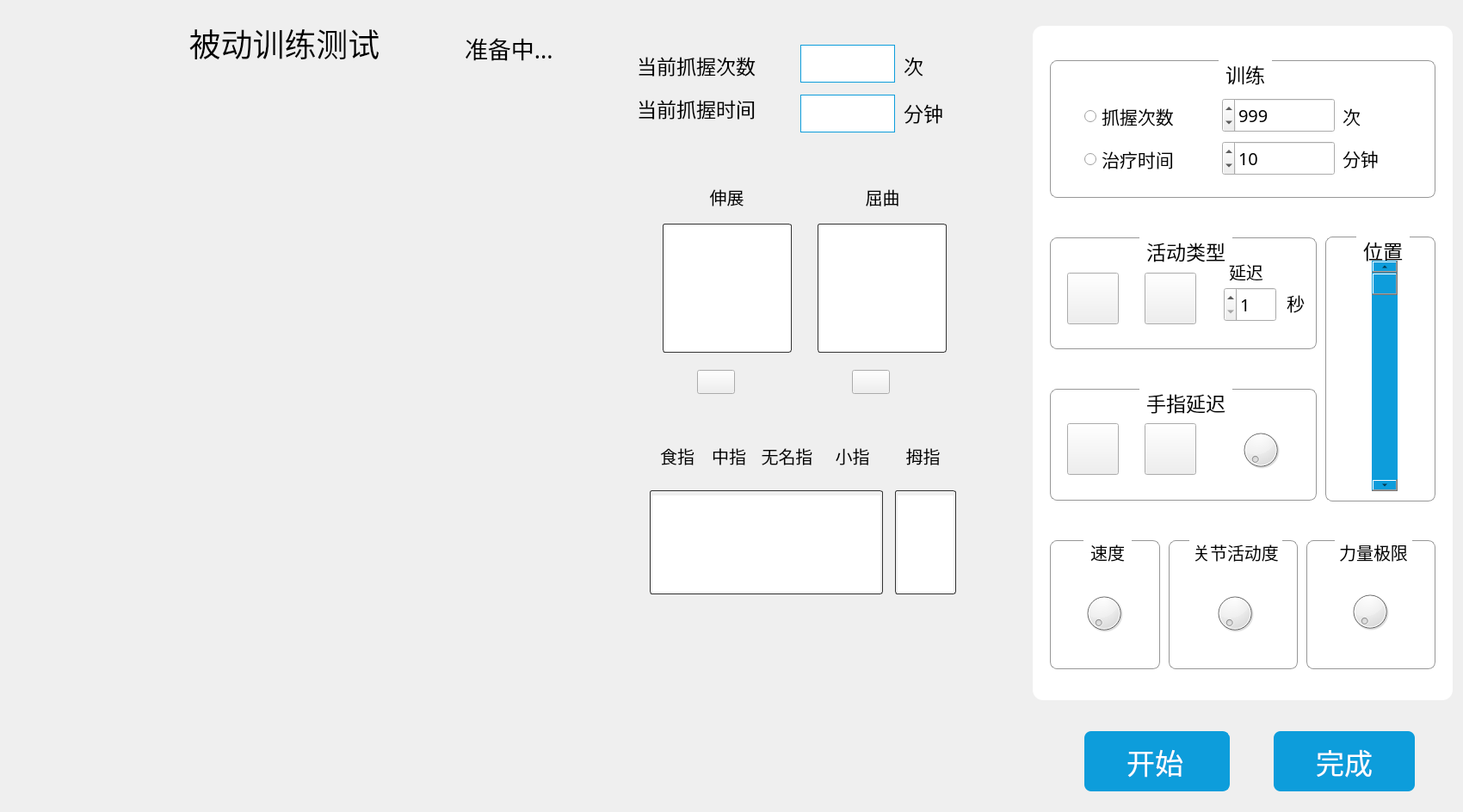
<?xml version="1.0" encoding="UTF-8"?>
<ui version="4.0">
 <class>PassiveTraining</class>
 <widget class="QWidget" name="PassiveTraining">
  <property name="geometry">
   <rect>
    <x>0</x>
    <y>0</y>
    <width>1700</width>
    <height>944</height>
   </rect>
  </property>
  <property name="windowTitle">
   <string>Form</string>
  </property>
  <widget class="QGroupBox" name="groupBox">
   <property name="geometry">
    <rect>
     <x>1200</x>
     <y>30</y>
     <width>488</width>
     <height>784</height>
    </rect>
   </property>
   <property name="styleSheet">
    <string notr="true">#groupBox{background: #FFFFFF;
border-radius: 12px;}</string>
   </property>
   <property name="title">
    <string/>
   </property>
   <widget class="QGroupBox" name="train_GroupBox">
    <property name="geometry">
     <rect>
      <x>20</x>
      <y>40</y>
      <width>448</width>
      <height>160</height>
     </rect>
    </property>
    <property name="font">
     <font>
      <family>黑体</family>
      <pointsize>17</pointsize>
     </font>
    </property>
    <property name="styleSheet">
     <string notr="true">#train_GroupBox{border-radius: 8px;
border: 1px solid #979797;
margin-top:4ex;}
#train_GroupBox::title{subcontrol-origin:margin;
subcontrol-position:top center;
padding:0 5px;}</string>
    </property>
    <property name="title">
     <string>训练</string>
    </property>
    <property name="alignment">
     <set>Qt::AlignCenter</set>
    </property>
    <property name="flat">
     <bool>false</bool>
    </property>
    <widget class="QRadioButton" name="times_RadioButton">
     <property name="geometry">
      <rect>
       <x>40</x>
       <y>50</y>
       <width>151</width>
       <height>30</height>
      </rect>
     </property>
     <property name="font">
      <font>
       <family>黑体</family>
       <pointsize>16</pointsize>
      </font>
     </property>
     <property name="text">
      <string>抓握次数</string>
     </property>
    </widget>
    <widget class="QRadioButton" name="duration_RadioButton">
     <property name="geometry">
      <rect>
       <x>40</x>
       <y>100</y>
       <width>151</width>
       <height>30</height>
      </rect>
     </property>
     <property name="font">
      <font>
       <family>黑体</family>
       <pointsize>16</pointsize>
      </font>
     </property>
     <property name="text">
      <string>治疗时间</string>
     </property>
    </widget>
    <widget class="QSpinBox" name="times_SpinBox">
     <property name="geometry">
      <rect>
       <x>200</x>
       <y>44</y>
       <width>131</width>
       <height>40</height>
      </rect>
     </property>
     <property name="font">
      <font>
       <family>黑体</family>
       <pointsize>15</pointsize>
      </font>
     </property>
     <property name="layoutDirection">
      <enum>Qt::RightToLeft</enum>
     </property>
     <property name="maximum">
      <number>10000</number>
     </property>
     <property name="value">
      <number>999</number>
     </property>
    </widget>
    <widget class="QSpinBox" name="duration_SpinBox">
     <property name="geometry">
      <rect>
       <x>200</x>
       <y>94</y>
       <width>131</width>
       <height>40</height>
      </rect>
     </property>
     <property name="font">
      <font>
       <family>黑体</family>
       <pointsize>15</pointsize>
      </font>
     </property>
     <property name="layoutDirection">
      <enum>Qt::RightToLeft</enum>
     </property>
     <property name="value">
      <number>10</number>
     </property>
    </widget>
    <widget class="QLabel" name="label">
     <property name="geometry">
      <rect>
       <x>340</x>
       <y>49</y>
       <width>41</width>
       <height>31</height>
      </rect>
     </property>
     <property name="font">
      <font>
       <family>黑体</family>
       <pointsize>16</pointsize>
      </font>
     </property>
     <property name="text">
      <string>次</string>
     </property>
    </widget>
    <widget class="QLabel" name="label_2">
     <property name="geometry">
      <rect>
       <x>340</x>
       <y>98</y>
       <width>71</width>
       <height>31</height>
      </rect>
     </property>
     <property name="font">
      <font>
       <family>黑体</family>
       <pointsize>16</pointsize>
      </font>
     </property>
     <property name="text">
      <string>分钟</string>
     </property>
    </widget>
   </widget>
   <widget class="QGroupBox" name="moveType_GroupBox">
    <property name="geometry">
     <rect>
      <x>20</x>
      <y>246</y>
      <width>310</width>
      <height>130</height>
     </rect>
    </property>
    <property name="font">
     <font>
      <family>黑体</family>
      <pointsize>17</pointsize>
     </font>
    </property>
    <property name="styleSheet">
     <string notr="true">#moveType_GroupBox{border-radius: 8px;
border: 1px solid #979797;
margin-top:4ex;}
#moveType_GroupBox::title{subcontrol-origin:margin;
subcontrol-position:top center;
padding:0 5px;}</string>
    </property>
    <property name="title">
     <string>活动类型</string>
    </property>
    <widget class="CPushButton" name="allFingers_Btn">
     <property name="geometry">
      <rect>
       <x>20</x>
       <y>41</y>
       <width>60</width>
       <height>60</height>
      </rect>
     </property>
     <property name="text">
      <string/>
     </property>
    </widget>
    <widget class="CPushButton" name="fourToOne_Btn">
     <property name="geometry">
      <rect>
       <x>110</x>
       <y>41</y>
       <width>60</width>
       <height>60</height>
      </rect>
     </property>
     <property name="text">
      <string/>
     </property>
    </widget>
    <widget class="QSpinBox" name="delay_SpinBox">
     <property name="geometry">
      <rect>
       <x>202</x>
       <y>58</y>
       <width>61</width>
       <height>40</height>
      </rect>
     </property>
     <property name="font">
      <font>
       <family>黑体</family>
       <pointsize>15</pointsize>
      </font>
     </property>
     <property name="layoutDirection">
      <enum>Qt::RightToLeft</enum>
     </property>
     <property name="minimum">
      <number>1</number>
     </property>
     <property name="maximum">
      <number>5</number>
     </property>
     <property name="value">
      <number>1</number>
     </property>
    </widget>
    <widget class="QLabel" name="label_9">
     <property name="geometry">
      <rect>
       <x>208</x>
       <y>30</y>
       <width>51</width>
       <height>20</height>
      </rect>
     </property>
     <property name="font">
      <font>
       <family>黑体</family>
       <pointsize>15</pointsize>
      </font>
     </property>
     <property name="text">
      <string>延迟</string>
     </property>
    </widget>
    <widget class="QLabel" name="label_22">
     <property name="geometry">
      <rect>
       <x>265</x>
       <y>60</y>
       <width>41</width>
       <height>31</height>
      </rect>
     </property>
     <property name="font">
      <font>
       <family>黑体</family>
       <pointsize>16</pointsize>
      </font>
     </property>
     <property name="text">
      <string>秒</string>
     </property>
     <property name="alignment">
      <set>Qt::AlignCenter</set>
     </property>
    </widget>
   </widget>
   <widget class="QGroupBox" name="timeInterval_GroupBox">
    <property name="geometry">
     <rect>
      <x>20</x>
      <y>422</y>
      <width>310</width>
      <height>130</height>
     </rect>
    </property>
    <property name="font">
     <font>
      <family>黑体</family>
      <pointsize>17</pointsize>
     </font>
    </property>
    <property name="styleSheet">
     <string notr="true">#timeInterval_GroupBox{border-radius: 8px;
border: 1px solid #979797;
margin-top:4ex;}
#timeInterval_GroupBox::title{subcontrol-origin:margin;
subcontrol-position:top center;
padding:0 5px;}</string>
    </property>
    <property name="title">
     <string>手指延迟</string>
    </property>
    <widget class="QWidget" name="widget_4" native="true">
     <property name="geometry">
      <rect>
       <x>202</x>
       <y>30</y>
       <width>88</width>
       <height>76</height>
      </rect>
     </property>
     <property name="styleSheet">
      <string notr="true">border-image: url(:/new/prefix1/source/dividingRule/speedDial.png);</string>
     </property>
     <widget class="QDial" name="interval_Dial">
      <property name="geometry">
       <rect>
        <x>18</x>
        <y>9</y>
        <width>50</width>
        <height>64</height>
       </rect>
      </property>
      <property name="maximum">
       <number>5</number>
      </property>
      <property name="wrapping">
       <bool>false</bool>
      </property>
      <property name="notchesVisible">
       <bool>false</bool>
      </property>
     </widget>
    </widget>
    <widget class="CPushButton" name="rightToLeft_Btn">
     <property name="geometry">
      <rect>
       <x>110</x>
       <y>40</y>
       <width>60</width>
       <height>60</height>
      </rect>
     </property>
     <property name="text">
      <string/>
     </property>
    </widget>
    <widget class="CPushButton" name="leftToRight_Btn">
     <property name="geometry">
      <rect>
       <x>20</x>
       <y>40</y>
       <width>60</width>
       <height>60</height>
      </rect>
     </property>
     <property name="text">
      <string/>
     </property>
    </widget>
   </widget>
   <widget class="QGroupBox" name="position_GroupBox">
    <property name="geometry">
     <rect>
      <x>340</x>
      <y>245</y>
      <width>128</width>
      <height>308</height>
     </rect>
    </property>
    <property name="font">
     <font>
      <family>黑体</family>
      <pointsize>17</pointsize>
     </font>
    </property>
    <property name="styleSheet">
     <string notr="true">#position_GroupBox{border-radius: 8px;
border: 1px solid #979797;
margin-top:4ex;}
#position_GroupBox::title{subcontrol-origin:margin;
subcontrol-position:top center;
padding:0 5px;}</string>
    </property>
    <property name="title">
     <string>位置</string>
    </property>
    <widget class="QScrollBar" name="verticalScrollBar">
     <property name="geometry">
      <rect>
       <x>54</x>
       <y>28</y>
       <width>30</width>
       <height>268</height>
      </rect>
     </property>
     <property name="styleSheet">
      <string notr="true">background-color: #0D9DDB;</string>
     </property>
     <property name="maximum">
      <number>100</number>
     </property>
     <property name="orientation">
      <enum>Qt::Vertical</enum>
     </property>
    </widget>
   </widget>
   <widget class="QGroupBox" name="speed_GroupBox">
    <property name="geometry">
     <rect>
      <x>20</x>
      <y>598</y>
      <width>128</width>
      <height>150</height>
     </rect>
    </property>
    <property name="font">
     <font>
      <family>黑体</family>
      <pointsize>15</pointsize>
     </font>
    </property>
    <property name="styleSheet">
     <string notr="true">#speed_GroupBox{border-radius: 8px;
border: 1px solid #979797;
margin-top:4ex;}
#speed_GroupBox::title{subcontrol-origin:margin;
subcontrol-position:top center;
padding:0 5px;}</string>
    </property>
    <property name="title">
     <string>速度</string>
    </property>
    <widget class="QWidget" name="widget_3" native="true">
     <property name="geometry">
      <rect>
       <x>20</x>
       <y>44</y>
       <width>88</width>
       <height>76</height>
      </rect>
     </property>
     <property name="styleSheet">
      <string notr="true">border-image: url(:/new/prefix1/source/dividingRule/speedDial.png);</string>
     </property>
     <widget class="QDial" name="speed_Dial">
      <property name="geometry">
       <rect>
        <x>18</x>
        <y>9</y>
        <width>50</width>
        <height>64</height>
       </rect>
      </property>
      <property name="maximum">
       <number>5</number>
      </property>
     </widget>
    </widget>
   </widget>
   <widget class="QGroupBox" name="scope_GroupBox">
    <property name="geometry">
     <rect>
      <x>158</x>
      <y>598</y>
      <width>150</width>
      <height>150</height>
     </rect>
    </property>
    <property name="font">
     <font>
      <family>黑体</family>
      <pointsize>15</pointsize>
     </font>
    </property>
    <property name="styleSheet">
     <string notr="true">#scope_GroupBox{border-radius: 8px;
border: 1px solid #979797;
margin-top:4ex;}
#scope_GroupBox::title{subcontrol-origin:margin;
subcontrol-position:top center;
padding:0 1px;}</string>
    </property>
    <property name="title">
     <string>关节活动度</string>
    </property>
    <property name="alignment">
     <set>Qt::AlignCenter</set>
    </property>
    <widget class="QWidget" name="widget_2" native="true">
     <property name="geometry">
      <rect>
       <x>17</x>
       <y>45</y>
       <width>120</width>
       <height>75</height>
      </rect>
     </property>
     <property name="styleSheet">
      <string notr="true">border-image: url(:/new/prefix1/source/dividingRule/scopeDial.png);</string>
     </property>
     <widget class="QDial" name="rang_Dial">
      <property name="geometry">
       <rect>
        <x>35</x>
        <y>8</y>
        <width>50</width>
        <height>64</height>
       </rect>
      </property>
      <property name="maximum">
       <number>10</number>
      </property>
     </widget>
    </widget>
   </widget>
   <widget class="QGroupBox" name="strength_GroupBox">
    <property name="geometry">
     <rect>
      <x>318</x>
      <y>598</y>
      <width>150</width>
      <height>150</height>
     </rect>
    </property>
    <property name="font">
     <font>
      <family>黑体</family>
      <pointsize>15</pointsize>
     </font>
    </property>
    <property name="styleSheet">
     <string notr="true">#strength_GroupBox{border-radius: 8px;
border: 1px solid #979797;
margin-top:4ex;}
#strength_GroupBox::title{subcontrol-origin:margin;
subcontrol-position:top center;
padding:0 2px;}</string>
    </property>
    <property name="title">
     <string>力量极限</string>
    </property>
    <property name="alignment">
     <set>Qt::AlignCenter</set>
    </property>
    <widget class="QWidget" name="widget" native="true">
     <property name="geometry">
      <rect>
       <x>28</x>
       <y>45</y>
       <width>94</width>
       <height>72</height>
      </rect>
     </property>
     <property name="styleSheet">
      <string notr="true">border-image: url(:/new/prefix1/source/dividingRule/strengthDial.png);</string>
     </property>
     <widget class="QDial" name="strength_Dial">
      <property name="geometry">
       <rect>
        <x>21</x>
        <y>6</y>
        <width>50</width>
        <height>64</height>
       </rect>
      </property>
      <property name="maximum">
       <number>5</number>
      </property>
     </widget>
    </widget>
   </widget>
  </widget>
  <widget class="QGroupBox" name="groupBox_2">
   <property name="geometry">
    <rect>
     <x>740</x>
     <y>30</y>
     <width>377</width>
     <height>784</height>
    </rect>
   </property>
   <property name="styleSheet">
    <string notr="true">#groupBox_2{border:none;}</string>
   </property>
   <property name="title">
    <string/>
   </property>
   <widget class="QLabel" name="label_3">
    <property name="geometry">
     <rect>
      <x>0</x>
      <y>30</y>
      <width>171</width>
      <height>31</height>
     </rect>
    </property>
    <property name="font">
     <font>
      <family>黑体</family>
      <pointsize>17</pointsize>
     </font>
    </property>
    <property name="text">
     <string>当前抓握次数</string>
    </property>
   </widget>
   <widget class="QLabel" name="label_4">
    <property name="geometry">
     <rect>
      <x>0</x>
      <y>80</y>
      <width>171</width>
      <height>31</height>
     </rect>
    </property>
    <property name="font">
     <font>
      <family>黑体</family>
      <pointsize>17</pointsize>
     </font>
    </property>
    <property name="text">
     <string>当前抓握时间</string>
    </property>
   </widget>
   <widget class="QLabel" name="times_Label">
    <property name="geometry">
     <rect>
      <x>190</x>
      <y>22</y>
      <width>110</width>
      <height>44</height>
     </rect>
    </property>
    <property name="font">
     <font>
      <family>黑体</family>
      <pointsize>17</pointsize>
     </font>
    </property>
    <property name="styleSheet">
     <string notr="true">background: #FFFFFF;
border: 1px solid #0D9DDB;</string>
    </property>
    <property name="text">
     <string/>
    </property>
   </widget>
   <widget class="QLabel" name="duration_Label">
    <property name="geometry">
     <rect>
      <x>190</x>
      <y>80</y>
      <width>110</width>
      <height>44</height>
     </rect>
    </property>
    <property name="font">
     <font>
      <family>黑体</family>
      <pointsize>17</pointsize>
     </font>
    </property>
    <property name="styleSheet">
     <string notr="true">background: #FFFFFF;
border: 1px solid #0D9DDB;</string>
    </property>
    <property name="text">
     <string/>
    </property>
   </widget>
   <widget class="QLabel" name="label_7">
    <property name="geometry">
     <rect>
      <x>310</x>
      <y>30</y>
      <width>31</width>
      <height>31</height>
     </rect>
    </property>
    <property name="font">
     <font>
      <family>黑体</family>
      <pointsize>17</pointsize>
     </font>
    </property>
    <property name="text">
     <string>次</string>
    </property>
   </widget>
   <widget class="QLabel" name="label_8">
    <property name="geometry">
     <rect>
      <x>310</x>
      <y>85</y>
      <width>51</width>
      <height>31</height>
     </rect>
    </property>
    <property name="font">
     <font>
      <family>黑体</family>
      <pointsize>17</pointsize>
     </font>
    </property>
    <property name="text">
     <string>分钟</string>
    </property>
   </widget>
   <widget class="QGroupBox" name="face_GroupBox">
    <property name="geometry">
     <rect>
      <x>30</x>
      <y>230</y>
      <width>150</width>
      <height>150</height>
     </rect>
    </property>
    <property name="styleSheet">
     <string notr="true">#face_GroupBox{background: #FFFFFF;
border-radius: 3px;
border: 1px solid #333333;}</string>
    </property>
    <property name="title">
     <string/>
    </property>
    <widget class="PassiveResutExpression" name="bucklingFace_Widget" native="true">
     <property name="geometry">
      <rect>
       <x>20</x>
       <y>22</y>
       <width>110</width>
       <height>110</height>
      </rect>
     </property>
    </widget>
   </widget>
   <widget class="QGroupBox" name="face1_GroupBox">
    <property name="geometry">
     <rect>
      <x>210</x>
      <y>230</y>
      <width>150</width>
      <height>150</height>
     </rect>
    </property>
    <property name="styleSheet">
     <string notr="true">#face1_GroupBox{background: #FFFFFF;
border-radius: 3px;
border: 1px solid #333333;}</string>
    </property>
    <property name="title">
     <string/>
    </property>
    <widget class="PassiveResutExpression" name="stretchFace_Widget" native="true">
     <property name="geometry">
      <rect>
       <x>20</x>
       <y>20</y>
       <width>110</width>
       <height>110</height>
      </rect>
     </property>
    </widget>
   </widget>
   <widget class="QPushButton" name="switchBucklingFace_Btn">
    <property name="geometry">
     <rect>
      <x>70</x>
      <y>400</y>
      <width>44</width>
      <height>28</height>
     </rect>
    </property>
    <property name="styleSheet">
     <string notr="true">border-image: url(:/new/prefix1/source/buttons/generalButton/turnOn.png);</string>
    </property>
    <property name="text">
     <string/>
    </property>
   </widget>
   <widget class="QPushButton" name="switchStretchFace_Btn">
    <property name="geometry">
     <rect>
      <x>250</x>
      <y>400</y>
      <width>44</width>
      <height>28</height>
     </rect>
    </property>
    <property name="styleSheet">
     <string notr="true">border-image: url(:/new/prefix1/source/buttons/generalButton/turnOn.png);</string>
    </property>
    <property name="text">
     <string/>
    </property>
   </widget>
   <widget class="QGroupBox" name="four_GroupBox">
    <property name="geometry">
     <rect>
      <x>15</x>
      <y>540</y>
      <width>271</width>
      <height>121</height>
     </rect>
    </property>
    <property name="styleSheet">
     <string notr="true">#four_GroupBox{border: 1px solid #333333;border-radius: 3px;}
</string>
    </property>
    <property name="title">
     <string/>
    </property>
    <layout class="QGridLayout" name="gridLayout">
     <property name="leftMargin">
      <number>0</number>
     </property>
     <property name="topMargin">
      <number>0</number>
     </property>
     <property name="rightMargin">
      <number>0</number>
     </property>
     <property name="bottomMargin">
      <number>0</number>
     </property>
     <item row="0" column="0">
      <widget class="AreaWidget" name="four_Widget" native="true">
       <property name="styleSheet">
        <string notr="true">background-color: rgb(255, 255, 255)</string>
       </property>
      </widget>
     </item>
    </layout>
   </widget>
   <widget class="QGroupBox" name="thumb_GroupBox">
    <property name="geometry">
     <rect>
      <x>300</x>
      <y>540</y>
      <width>71</width>
      <height>121</height>
     </rect>
    </property>
    <property name="styleSheet">
     <string notr="true">#thumb_GroupBox{border: 1px solid #333333;border-radius: 3px;}</string>
    </property>
    <property name="title">
     <string/>
    </property>
    <layout class="QGridLayout" name="gridLayout_2">
     <property name="leftMargin">
      <number>0</number>
     </property>
     <property name="topMargin">
      <number>0</number>
     </property>
     <property name="rightMargin">
      <number>0</number>
     </property>
     <property name="bottomMargin">
      <number>0</number>
     </property>
     <item row="0" column="0">
      <widget class="AreaWidget" name="thumb_Widget" native="true">
       <property name="styleSheet">
        <string notr="true">background-color: rgb(255, 255, 255);</string>
       </property>
      </widget>
     </item>
    </layout>
   </widget>
   <widget class="QGroupBox" name="groupBox_3">
    <property name="geometry">
     <rect>
      <x>10</x>
      <y>469</y>
      <width>361</width>
      <height>61</height>
     </rect>
    </property>
    <property name="styleSheet">
     <string notr="true">border:none;</string>
    </property>
    <property name="title">
     <string/>
    </property>
    <widget class="QLabel" name="label_12">
     <property name="geometry">
      <rect>
       <x>10</x>
       <y>10</y>
       <width>54</width>
       <height>41</height>
      </rect>
     </property>
     <property name="font">
      <font>
       <family>黑体</family>
       <pointsize>15</pointsize>
      </font>
     </property>
     <property name="text">
      <string>食指</string>
     </property>
     <property name="alignment">
      <set>Qt::AlignCenter</set>
     </property>
    </widget>
    <widget class="QLabel" name="label_15">
     <property name="geometry">
      <rect>
       <x>70</x>
       <y>10</y>
       <width>54</width>
       <height>41</height>
      </rect>
     </property>
     <property name="font">
      <font>
       <family>黑体</family>
       <pointsize>15</pointsize>
      </font>
     </property>
     <property name="text">
      <string>中指</string>
     </property>
     <property name="alignment">
      <set>Qt::AlignCenter</set>
     </property>
    </widget>
    <widget class="QLabel" name="label_16">
     <property name="geometry">
      <rect>
       <x>134</x>
       <y>10</y>
       <width>61</width>
       <height>41</height>
      </rect>
     </property>
     <property name="font">
      <font>
       <family>黑体</family>
       <pointsize>15</pointsize>
      </font>
     </property>
     <property name="text">
      <string>无名指</string>
     </property>
     <property name="alignment">
      <set>Qt::AlignCenter</set>
     </property>
    </widget>
    <widget class="QLabel" name="label_17">
     <property name="geometry">
      <rect>
       <x>210</x>
       <y>10</y>
       <width>61</width>
       <height>41</height>
      </rect>
     </property>
     <property name="font">
      <font>
       <family>黑体</family>
       <pointsize>15</pointsize>
      </font>
     </property>
     <property name="text">
      <string>小指</string>
     </property>
     <property name="alignment">
      <set>Qt::AlignCenter</set>
     </property>
    </widget>
    <widget class="QLabel" name="label_18">
     <property name="geometry">
      <rect>
       <x>292</x>
       <y>10</y>
       <width>61</width>
       <height>41</height>
      </rect>
     </property>
     <property name="font">
      <font>
       <family>黑体</family>
       <pointsize>15</pointsize>
      </font>
     </property>
     <property name="text">
      <string>拇指</string>
     </property>
     <property name="alignment">
      <set>Qt::AlignCenter</set>
     </property>
    </widget>
   </widget>
   <widget class="QLabel" name="label_20">
    <property name="geometry">
     <rect>
      <x>59</x>
      <y>178</y>
      <width>91</width>
      <height>41</height>
     </rect>
    </property>
    <property name="font">
     <font>
      <family>黑体</family>
      <pointsize>15</pointsize>
     </font>
    </property>
    <property name="text">
     <string>伸展</string>
    </property>
    <property name="alignment">
     <set>Qt::AlignCenter</set>
    </property>
   </widget>
   <widget class="QLabel" name="label_21">
    <property name="geometry">
     <rect>
      <x>230</x>
      <y>178</y>
      <width>111</width>
      <height>41</height>
     </rect>
    </property>
    <property name="font">
     <font>
      <family>黑体</family>
      <pointsize>15</pointsize>
     </font>
    </property>
    <property name="text">
     <string>屈曲</string>
    </property>
    <property name="alignment">
     <set>Qt::AlignCenter</set>
    </property>
   </widget>
  </widget>
  <widget class="QLabel" name="label_11">
   <property name="geometry">
    <rect>
     <x>130</x>
     <y>30</y>
     <width>401</width>
     <height>40</height>
    </rect>
   </property>
   <property name="font">
    <font>
     <family>黑体</family>
     <pointsize>28</pointsize>
    </font>
   </property>
   <property name="text">
    <string>被动训练测试</string>
   </property>
   <property name="alignment">
    <set>Qt::AlignCenter</set>
   </property>
  </widget>
  <widget class="CTrainingHand" name="hand_Widget" native="true">
   <property name="geometry">
    <rect>
     <x>130</x>
     <y>111</y>
     <width>581</width>
     <height>585</height>
    </rect>
   </property>
   <widget class="QLabel" name="direction_Label">
    <property name="geometry">
     <rect>
      <x>340</x>
      <y>410</y>
      <width>70</width>
      <height>100</height>
     </rect>
    </property>
    <property name="styleSheet">
     <string notr="true">border-image: url(:/new/prefix1/source/image/bluckling.png);</string>
    </property>
    <property name="text">
     <string/>
    </property>
   </widget>
  </widget>
  <widget class="QPushButton" name="finish_Btn">
   <property name="geometry">
    <rect>
     <x>1480</x>
     <y>850</y>
     <width>164</width>
     <height>70</height>
    </rect>
   </property>
   <property name="font">
    <font>
     <family>黑体</family>
     <pointsize>25</pointsize>
    </font>
   </property>
   <property name="styleSheet">
    <string notr="true">QPushButton{background: #0D9DDB;border-radius: 8px;color:white;}
QPushButton:hover{background: #1EAACF;border-radius: 8px;color:#333333;}</string>
   </property>
   <property name="text">
    <string>完成</string>
   </property>
  </widget>
  <widget class="QPushButton" name="start_Btn">
   <property name="geometry">
    <rect>
     <x>1260</x>
     <y>850</y>
     <width>164</width>
     <height>70</height>
    </rect>
   </property>
   <property name="font">
    <font>
     <family>黑体</family>
     <pointsize>25</pointsize>
    </font>
   </property>
   <property name="styleSheet">
    <string notr="true">QPushButton{background: #0D9DDB;border-radius: 8px;color:white;}
QPushButton:hover{background: #1EAACF;border-radius: 8px;color:#333333;}</string>
   </property>
   <property name="text">
    <string>开始</string>
   </property>
  </widget>
  <widget class="QPushButton" name="pause_Btn">
   <property name="geometry">
    <rect>
     <x>1265</x>
     <y>850</y>
     <width>164</width>
     <height>70</height>
    </rect>
   </property>
   <property name="font">
    <font>
     <family>黑体</family>
     <pointsize>28</pointsize>
    </font>
   </property>
   <property name="styleSheet">
    <string notr="true">background: #0D9DDB;
border-radius: 8px;
border: 1px solid #0D9DDB;
color: #FFFFFF;</string>
   </property>
   <property name="text">
    <string>暂停</string>
   </property>
  </widget>
  <widget class="QLabel" name="trainTips_Label">
   <property name="geometry">
    <rect>
     <x>540</x>
     <y>30</y>
     <width>171</width>
     <height>51</height>
    </rect>
   </property>
   <property name="font">
    <font>
     <family>黑体</family>
     <pointsize>20</pointsize>
    </font>
   </property>
   <property name="text">
    <string>准备中...</string>
   </property>
  </widget>
  <zorder>pause_Btn</zorder>
  <zorder>groupBox</zorder>
  <zorder>groupBox_2</zorder>
  <zorder>label_11</zorder>
  <zorder>hand_Widget</zorder>
  <zorder>finish_Btn</zorder>
  <zorder>start_Btn</zorder>
  <zorder>trainTips_Label</zorder>
 </widget>
 <customwidgets>
  <customwidget>
   <class>CTrainingHand</class>
   <extends>QWidget</extends>
   <header>ctraininghand.h</header>
   <container>1</container>
  </customwidget>
  <customwidget>
   <class>AreaWidget</class>
   <extends>QWidget</extends>
   <header>areawidget.h</header>
   <container>1</container>
  </customwidget>
  <customwidget>
   <class>PassiveResutExpression</class>
   <extends>QWidget</extends>
   <header>passiveresutexpression.h</header>
   <container>1</container>
  </customwidget>
  <customwidget>
   <class>CPushButton</class>
   <extends>QPushButton</extends>
   <header>cpushbutton.h</header>
  </customwidget>
 </customwidgets>
 <resources/>
 <connections/>
</ui>
